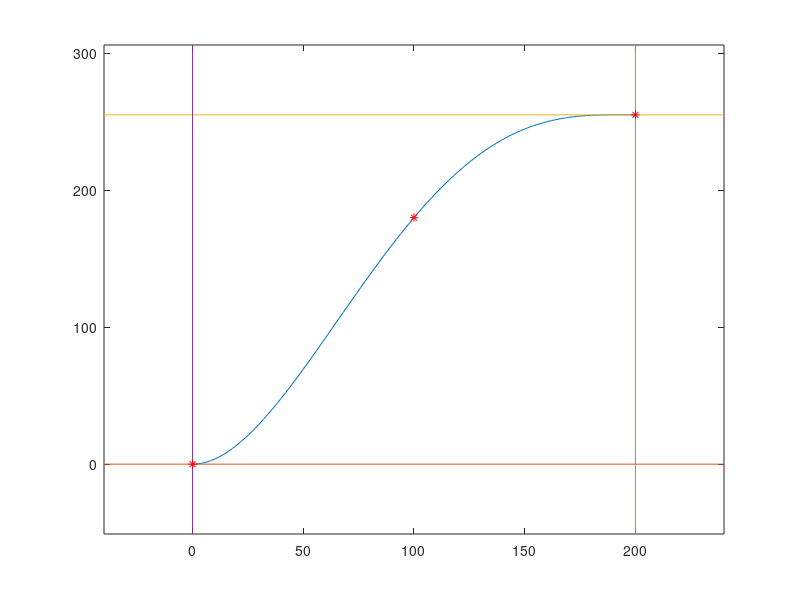

The MATLAB script that drew this image:

% test the squash() function in Image_MathOps.C

a = 0;   % old min
b = 100; % old midpoint
c = 200; % old max
d = 0;   % new min
e = 180; % new midpoint
f = 255; % new max

x = a:(c-a)/100:c;  % input data

q0 = c*c*(b*(b-c)*(b-c)*(-4.0*a*a + 3.0*a*b + 2.0*a*c - b*c)*d + ...
	  a*a*(a-c)*(a-c)*(a-c)*e) + a*a*(a-b)*(a-b)*b* ...
(a*(b-2.0*c) + c*(-3.0*b + 4.0*c))*f;
q1 = 2.0*a*c*(c*c*c*c*(e-d) - 3.0*b*b*b*b*(d-f) + ...
	       4.0*b*b*b*c*(d-f) + 2.0*a*a*a*c*(e-f) + a*a*a*a*(f-e)+ ...
	       2.0*a*(c*c*c*(d-e) + 2.0*b*b*b*(d-f) + ...
		       3.0*b*b*c*(f-d)));
q2 = a*a*a*a*a*(e-f) + a*a*a*a*c*(e-f) + 8.0*a*a*a*c*c*(f-e) + ...
(a+c)*(c*c*c*c*(d-e) + 3.0*b*b*b*b*(d-f) + 4.0*b*b*b*c*(f-d)) - ...
4.0*a*a*(2.0*c*c*c*(d-e) + b*b*b*(d-f) + 3.0*b*c*c*(f-d));
q3 = 2.0*(c*c*c*c*(e-d) + 2.0*a*a*(b-c)*(b-c)*(d-f) + ...
	   2.0*b*b*c*c*(d-f) + 2.0*a*a*a*c*(e-f) + ...
	   b*b*b*b*(f-d) + a*a*a*a*(f-e) + ...
	   2.0*a*c*(c*c*(d-e) + b*b*(d-f) + 2.0*b*c*(f-d)));
q4 = -3.0*a*b*b*d + 2.0*b*b*b*d + 6.0*a*b*c*d - 3.0*b*b*c*d - ...
3.0*a*c*c*d + c*c*c*d + a*a*a*e - 3.0*a*a*c*e + 3.0*a*c*c*e - ...
c*c*c*e - (a-b)*(a-b)*(a + 2.0*b - 3.0*c)*f;

denom = (a-b)*(a-b)*(a-c)*(a-c)*(a-c)*(b-c)*(b-c);
q0 = q0 / denom; q1 = q1 / denom; q2 = q2 / denom;
q3 = q3 / denom; q4 = q4 / denom;

% compute squashing of x:
y = q0 + x.*(q1 + x.*(q2 + x.*(q3 + x.*q4)));

plot(x,y,'-'); hold on;
axis([a-(c-a)*0.2 c+(c-a)*0.2 d-(f-d)*0.2 f+(f-d)*0.2]);
plot([a-(c-a)*0.2 c+(c-a)*0.2], [d d]);
plot([a-(c-a)*0.2 c+(c-a)*0.2], [f f]);
plot([a a], [d-(f-d)*0.2 f+(f-d)*0.2]);
plot([c c], [d-(f-d)*0.2 f+(f-d)*0.2]);
plot([a b c], [d e f], 'r*');
hold off;
